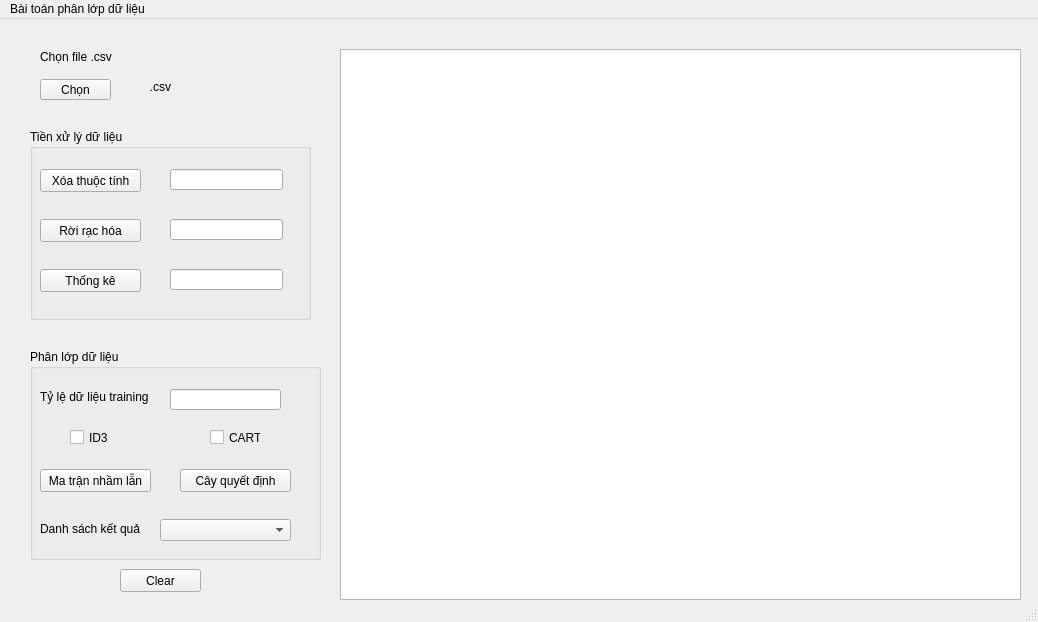
<?xml version="1.0" encoding="UTF-8"?>
<ui version="4.0">
 <class>MainWindow</class>
 <widget class="QMainWindow" name="MainWindow">
  <property name="geometry">
   <rect>
    <x>0</x>
    <y>0</y>
    <width>1038</width>
    <height>622</height>
   </rect>
  </property>
  <property name="font">
   <font>
    <family>MS Shell Dlg 2</family>
    <pointsize>9</pointsize>
   </font>
  </property>
  <property name="windowTitle">
   <string>Phân tích nhu cầu khách hàng</string>
  </property>
  <widget class="QWidget" name="centralwidget">
   <widget class="QGroupBox" name="groupBox">
    <property name="geometry">
     <rect>
      <x>30</x>
      <y>110</y>
      <width>281</width>
      <height>191</height>
     </rect>
    </property>
    <property name="font">
     <font>
      <pointsize>9</pointsize>
     </font>
    </property>
    <property name="title">
     <string>Tiền xử lý dữ liệu</string>
    </property>
    <widget class="QPushButton" name="xoabtn">
     <property name="geometry">
      <rect>
       <x>10</x>
       <y>40</y>
       <width>101</width>
       <height>23</height>
      </rect>
     </property>
     <property name="text">
      <string>Xóa thuộc tính</string>
     </property>
    </widget>
    <widget class="QPushButton" name="roiracbtn">
     <property name="geometry">
      <rect>
       <x>10</x>
       <y>90</y>
       <width>101</width>
       <height>23</height>
      </rect>
     </property>
     <property name="text">
      <string>Rời rạc hóa</string>
     </property>
    </widget>
    <widget class="QPushButton" name="thongkebtn">
     <property name="geometry">
      <rect>
       <x>10</x>
       <y>140</y>
       <width>101</width>
       <height>23</height>
      </rect>
     </property>
     <property name="text">
      <string>Thống kê</string>
     </property>
    </widget>
    <widget class="QLineEdit" name="input_xoa">
     <property name="geometry">
      <rect>
       <x>140</x>
       <y>40</y>
       <width>113</width>
       <height>21</height>
      </rect>
     </property>
    </widget>
    <widget class="QLineEdit" name="input_roirac">
     <property name="geometry">
      <rect>
       <x>140</x>
       <y>90</y>
       <width>113</width>
       <height>21</height>
      </rect>
     </property>
    </widget>
    <widget class="QLineEdit" name="input_thongke">
     <property name="geometry">
      <rect>
       <x>140</x>
       <y>140</y>
       <width>113</width>
       <height>21</height>
      </rect>
     </property>
    </widget>
   </widget>
   <widget class="QLabel" name="label">
    <property name="geometry">
     <rect>
      <x>40</x>
      <y>30</y>
      <width>91</width>
      <height>16</height>
     </rect>
    </property>
    <property name="font">
     <font>
      <pointsize>9</pointsize>
     </font>
    </property>
    <property name="text">
     <string>Chọn file .csv</string>
    </property>
   </widget>
   <widget class="QPushButton" name="choosebtn">
    <property name="geometry">
     <rect>
      <x>40</x>
      <y>60</y>
      <width>71</width>
      <height>21</height>
     </rect>
    </property>
    <property name="font">
     <font>
      <pointsize>9</pointsize>
     </font>
    </property>
    <property name="text">
     <string>Chọn</string>
    </property>
   </widget>
   <widget class="QLabel" name="showname">
    <property name="geometry">
     <rect>
      <x>120</x>
      <y>60</y>
      <width>51</width>
      <height>16</height>
     </rect>
    </property>
    <property name="font">
     <font>
      <pointsize>9</pointsize>
     </font>
    </property>
    <property name="text">
     <string>.csv</string>
    </property>
    <property name="alignment">
     <set>Qt::AlignRight|Qt::AlignTrailing|Qt::AlignVCenter</set>
    </property>
   </widget>
   <widget class="QGroupBox" name="groupBox_2">
    <property name="geometry">
     <rect>
      <x>30</x>
      <y>330</y>
      <width>291</width>
      <height>211</height>
     </rect>
    </property>
    <property name="font">
     <font>
      <pointsize>9</pointsize>
     </font>
    </property>
    <property name="title">
     <string>Phân lớp dữ liệu</string>
    </property>
    <widget class="QPushButton" name="confu_matrixbtn">
     <property name="geometry">
      <rect>
       <x>10</x>
       <y>120</y>
       <width>111</width>
       <height>23</height>
      </rect>
     </property>
     <property name="text">
      <string>Ma trận nhầm lẫn</string>
     </property>
    </widget>
    <widget class="QLabel" name="label_3">
     <property name="geometry">
      <rect>
       <x>10</x>
       <y>40</y>
       <width>121</width>
       <height>16</height>
      </rect>
     </property>
     <property name="text">
      <string>Tỷ lệ dữ liệu training</string>
     </property>
    </widget>
    <widget class="QLineEdit" name="input_training">
     <property name="geometry">
      <rect>
       <x>140</x>
       <y>40</y>
       <width>111</width>
       <height>21</height>
      </rect>
     </property>
    </widget>
    <widget class="QPushButton" name="draw_treebtn">
     <property name="geometry">
      <rect>
       <x>150</x>
       <y>120</y>
       <width>111</width>
       <height>23</height>
      </rect>
     </property>
     <property name="text">
      <string>Cây quyết định</string>
     </property>
    </widget>
    <widget class="QCheckBox" name="ID3_check">
     <property name="geometry">
      <rect>
       <x>40</x>
       <y>80</y>
       <width>41</width>
       <height>17</height>
      </rect>
     </property>
     <property name="text">
      <string>ID3</string>
     </property>
    </widget>
    <widget class="QCheckBox" name="C45_check">
     <property name="geometry">
      <rect>
       <x>180</x>
       <y>80</y>
       <width>51</width>
       <height>17</height>
      </rect>
     </property>
     <property name="text">
      <string>CART</string>
     </property>
    </widget>
    <widget class="QComboBox" name="cbb_save">
     <property name="enabled">
      <bool>true</bool>
     </property>
     <property name="geometry">
      <rect>
       <x>130</x>
       <y>170</y>
       <width>131</width>
       <height>22</height>
      </rect>
     </property>
     <property name="focusPolicy">
      <enum>Qt::ClickFocus</enum>
     </property>
     <property name="editable">
      <bool>false</bool>
     </property>
     <property name="currentText">
      <string/>
     </property>
     <property name="maxVisibleItems">
      <number>20</number>
     </property>
     <property name="maxCount">
      <number>2147483646</number>
     </property>
     <property name="minimumContentsLength">
      <number>20</number>
     </property>
    </widget>
    <widget class="QLabel" name="label_2">
     <property name="geometry">
      <rect>
       <x>10</x>
       <y>170</y>
       <width>111</width>
       <height>20</height>
      </rect>
     </property>
     <property name="font">
      <font>
       <pointsize>9</pointsize>
      </font>
     </property>
     <property name="text">
      <string>Danh sách kết quả</string>
     </property>
    </widget>
   </widget>
   <widget class="QTextBrowser" name="ketqua">
    <property name="geometry">
     <rect>
      <x>340</x>
      <y>30</y>
      <width>681</width>
      <height>551</height>
     </rect>
    </property>
    <property name="html">
     <string>&lt;!DOCTYPE HTML PUBLIC &quot;-//W3C//DTD HTML 4.0//EN&quot; &quot;http://www.w3.org/TR/REC-html40/strict.dtd&quot;&gt;
&lt;html&gt;&lt;head&gt;&lt;meta name=&quot;qrichtext&quot; content=&quot;1&quot; /&gt;&lt;style type=&quot;text/css&quot;&gt;
p, li { white-space: pre-wrap; }
&lt;/style&gt;&lt;/head&gt;&lt;body style=&quot; font-family:'MS Shell Dlg 2'; font-size:9pt; font-weight:400; font-style:normal;&quot;&gt;
&lt;p style=&quot;-qt-paragraph-type:empty; margin-top:0px; margin-bottom:0px; margin-left:0px; margin-right:0px; -qt-block-indent:0; text-indent:0px;&quot;&gt;&lt;br /&gt;&lt;/p&gt;&lt;/body&gt;&lt;/html&gt;</string>
    </property>
   </widget>
   <widget class="QPushButton" name="clearbtn">
    <property name="geometry">
     <rect>
      <x>120</x>
      <y>550</y>
      <width>81</width>
      <height>23</height>
     </rect>
    </property>
    <property name="text">
     <string>Clear</string>
    </property>
   </widget>
  </widget>
  <widget class="QMenuBar" name="menubar">
   <property name="geometry">
    <rect>
     <x>0</x>
     <y>0</y>
     <width>1038</width>
     <height>21</height>
    </rect>
   </property>
   <widget class="QMenu" name="menuB_i_to_n_ph_n_l_p_d_li_u">
    <property name="title">
     <string>Bài toán phân lớp dữ liệu</string>
    </property>
   </widget>
   <addaction name="menuB_i_to_n_ph_n_l_p_d_li_u"/>
  </widget>
  <widget class="QStatusBar" name="statusbar"/>
 </widget>
 <resources/>
 <connections/>
</ui>
